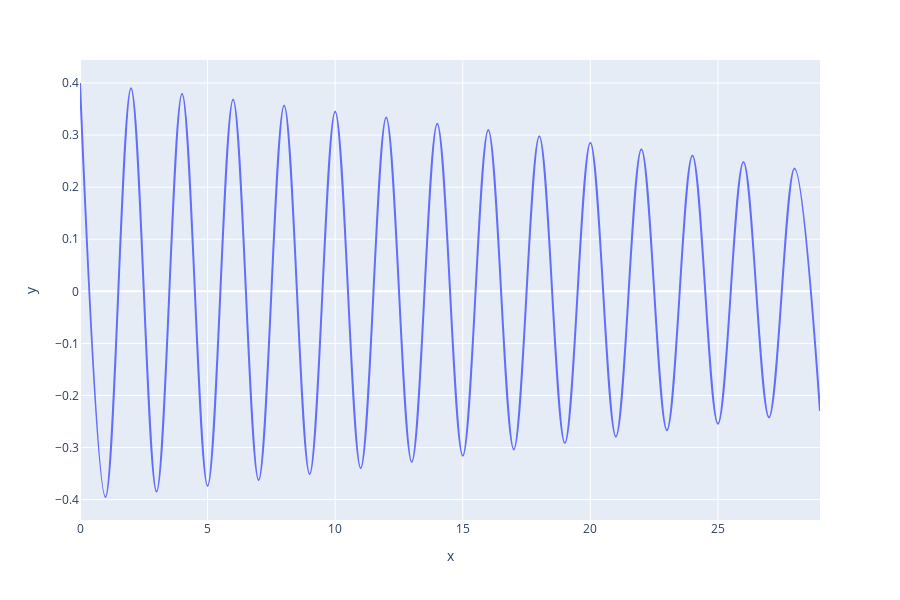

This figure's notebook cell:
### Code cell
#--------------------------------------------------------------------------*
# damped harmonic motion 
m = 20   # mass of particel. 
k = m/0.1   # force applied to particle. If we used the x factor to determine k, x here will be 1.5     or k = m*1.5
b = 0.5    # existing resitive force
A = 0.4    # Amplitide 
phi = math.pi  # angular velocity

tau = (2*m) / b     # time constant

w = math.sqrt( (k/m) - (b**2) / ((4*m)**2)) #frequency of oscillation
#--------------------------------------------------------------------------*
import plotly.express as px
data = Motion(w,tau)
px.line(x = [i for i in range(len(data))], y=data, line_shape="spline", render_mode="svg")#range_x=[-10,10], range_y=[-10,10], )

### Figure 1 — Plotly figure (JSON) as saved in the notebook; plotly's stock layout.template omitted (floating-point values rounded to 4 significant figures)
{"data": [{"hoverlabel": {"namelength": 0}, "hovertemplate": "x=%{x}<br>y=%{y}", "legendgroup": "", "line": {"color": "#636efa", "dash": "solid", "shape": "spline"}, "mode": "lines", "name": "", "showlegend": false, "type": "scatter", "x": [0, 1, 2, 3, 4, 5, 6, 7, 8, 9, 10, 11, 12, 13, 14, 15, 16, 17, 18, 19, 20, 21, 22, 23, 24, 25, 26, 27, 28, 29], "xaxis": "x", "y": [0.4, -0.3949, 0.3898, -0.3845, 0.3792, -0.3738, 0.3682, -0.3627, 0.357, -0.3513, 0.3455, -0.3396, 0.3337, -0.3278, 0.3218, -0.3158, 0.3097, -0.3036, 0.2975, -0.2914, 0.2853, -0.2791, 0.2729, -0.2668, 0.2606, -0.2544, 0.2482, -0.2421, 0.2359, -0.2298], "yaxis": "y"}], "layout": {"height": 600, "legend": {"tracegroupgap": 0}, "margin": {"t": 60}, "xaxis": {"anchor": "y", "domain": [0, 1], "title": {"text": "x"}}, "yaxis": {"anchor": "x", "domain": [0, 1], "title": {"text": "y"}}}}
